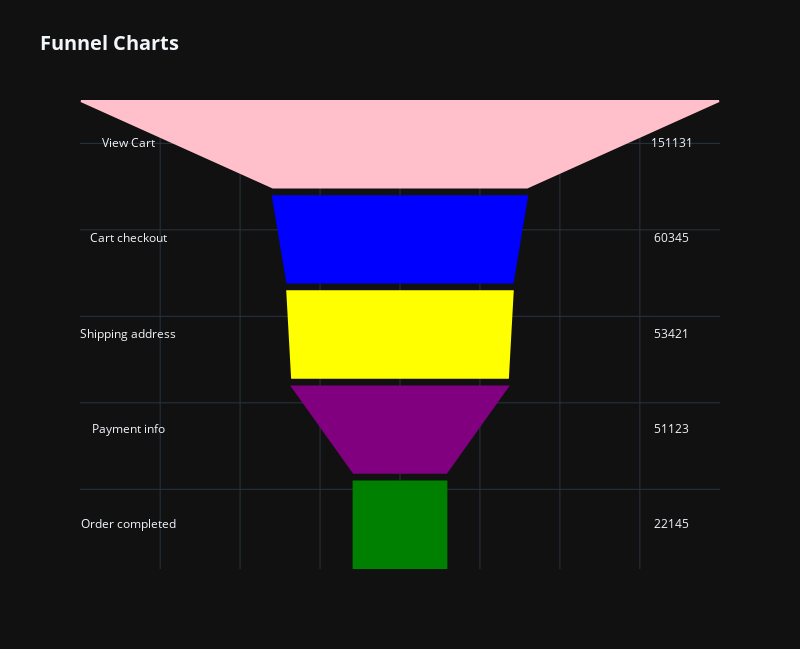

Notebook cell for this chart:
### Code cell
label_trace = go.Scatter(
    x=[-170] * num_phases,
    y=y_labels,
    mode='text',
    text=phases
)
value_trace = go.Scatter(
    x=[170] * num_phases,
    y=y_labels,
    mode='text',
    text=values
)
data = [label_trace, value_trace]
plot_height = (section_height * num_phases) + (section_gap * num_phases - 1)
layout = go.Layout(
    height=plot_height + 100,
    width=plot_width + 400,
    title='<b>Funnel Charts</b>',
    titlefont=dict(size=20),
    shapes=shapes,
    showlegend=False,
    xaxis=go.layout.XAxis(
        showticklabels=False,
        zeroline=False
    ),
    yaxis = go.layout.YAxis(
        showticklabels=False,
        zeroline=False,
    )
)
fig = go.Figure(data=data, layout=layout)
offline.iplot(fig)

### Figure 1 — Plotly figure (JSON) as saved in the notebook; plotly's stock layout.template omitted (floating-point values rounded to 4 significant figures)
{"data": [{"mode": "text", "text": ["View Cart", "Cart checkout", "Shipping address", "Payment info", "Order completed"], "x": [-170, -170, -170, -170, -170], "y": [499.0, 389.0, 279.0, 169.0, 59.0], "type": "scatter"}, {"mode": "text", "text": [151100.0, 60340.0, 53420.0, 51120.0, 22140.0], "x": [170, 170, 170, 170, 170], "y": [499.0, 389.0, 279.0, 169.0, 59.0], "type": "scatter"}], "layout": {"height": 649, "shapes": [{"fillcolor": "Pink", "line": {"color": "Pink"}, "path": "M 199.5,549 L 79.5,449 L -79.5,449 L -199.5,549 Z", "type": "path"}, {"fillcolor": "Blue", "line": {"color": "Blue"}, "path": "M 79.5,439 L 70.5,339 L -70.5,339 L -79.5,439 Z", "type": "path"}, {"fillcolor": "Yellow", "line": {"color": "Yellow"}, "path": "M 70.5,329 L 67.5,229 L -67.5,229 L -70.5,329 Z", "type": "path"}, {"fillcolor": "Purple", "line": {"color": "Purple"}, "path": "M 67.5,219 L 29.0,119 L -29.0,119 L -67.5,219 Z", "type": "path"}, {"fillcolor": "Green", "line": {"color": "Green"}, "path": "M 29.0,109 L 29.0,9 L -29.0,9 L -29.0,109 Z", "type": "path"}], "showlegend": false, "title": {"font": {"size": 20}, "text": "<b>Funnel Charts</b>"}, "width": 800, "xaxis": {"showticklabels": false, "zeroline": false}, "yaxis": {"showticklabels": false, "zeroline": false}}}
